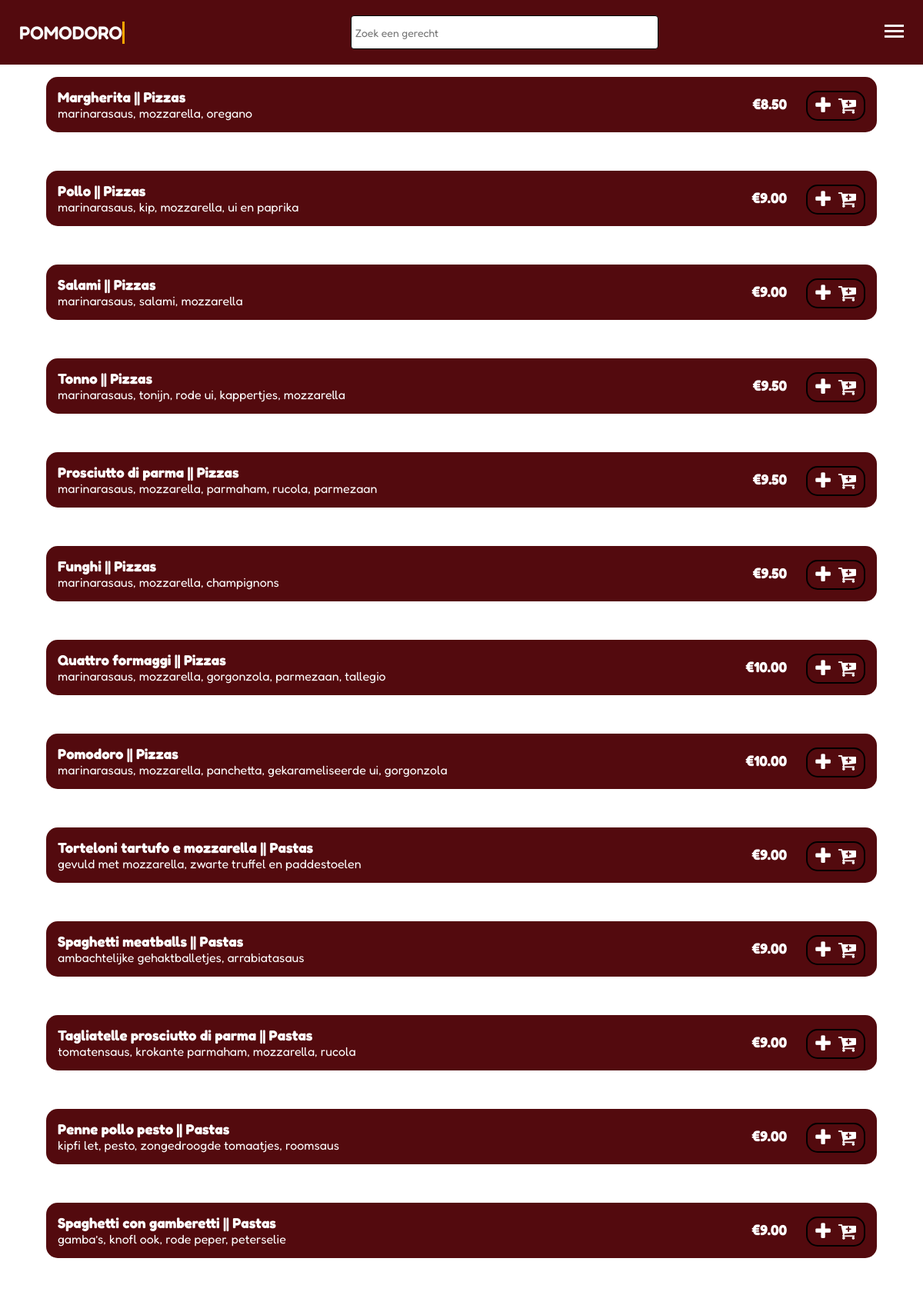
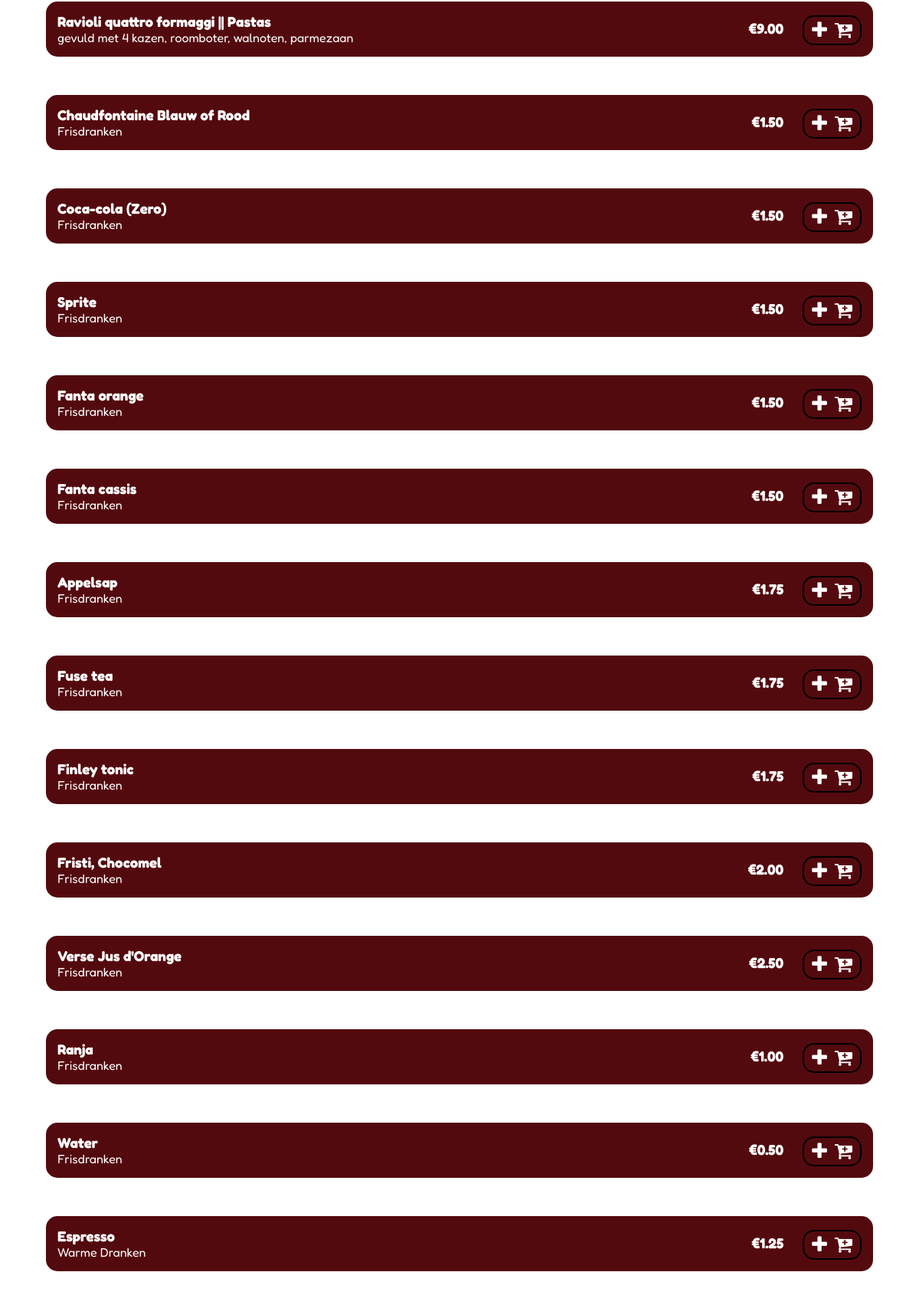
The app's page /Pages/searchPage.php (upper part) with its own data (2 pictures, top to bottom).
### tables this page shows
CREATE TABLE `gerechten` (
  `id` int(11) NOT NULL,
  `gerechtNaam` varchar(255) NOT NULL,
  `gerechtBeschrijving` text NOT NULL,
  `gerechtPrijs` double NOT NULL,
  `category` text NOT NULL
);

CREATE TABLE `drankjes` (
  `id` int(11) NOT NULL,
  `drankNaam` text NOT NULL,
  `drankPrijs` double NOT NULL,
  `category` text NOT NULL
);

### Pages/searchPage.php (the view, shortened to what this page needs)
<!DOCTYPE html>
<html lang="en">
    <head>
        <link rel="stylesheet" href="https://cdnjs.cloudflare.com/ajax/libs/font-awesome/4.7.0/css/font-awesome.min.css">
        <link rel="stylesheet" href="../CSS/style.css" />
    </head>
    <body>
    <?php
      include('../Includes/header.php');
    ?>
    <main class="searchMain">
        <div class="containerMenu searchMenu">
            <?php
                require_once("../Includes/connector.php");
                $likeInput = '%'.$_GET['searchInput'].'%';
                $sql = "SELECT * FROM gerechten WHERE gerechtNaam LIKE :input OR gerechtBeschrijving LIKE :input2 OR category LIKE :input3";
                $stmt = $connect->prepare($sql);
                $stmt->bindParam(":input", $likeInput);
                $stmt->bindParam(":input2", $likeInput);
                $stmt->bindParam(":input3", $likeInput);
                $stmt->execute();
                $results = $stmt->fetchAll();
                foreach ($results as $result){
                    $roundendPrice = sprintf('%0.2f', $result['gerechtPrijs']);
                    echo"<div class='gerecht'>";
                    echo    "<div>";
                    echo        "<h3>" . $result['gerechtNaam'] . " || " . $result['category'] . "</h3>";
                    echo        "<p>" . $result['gerechtBeschrijving'] . "</p>";
                    echo    "</div>";
                    echo    "<div class='priceCart'>";
                    echo        "<h3 class='priceTag'>€" . $roundendPrice . "</h3>";
                    echo        "<button class='addToCart'>";
                    echo            "<i class='fa fa-plus'></i><i class='fa fa-cart-plus'></i>";
                    echo        "</button>";
                    echo    "</div>";
                    echo"</div>";
                }
                $sql = "SELECT * FROM drankjes WHERE drankNaam LIKE :input OR category LIKE :input2";
                $stmt = $connect->prepare($sql);
                $stmt->bindParam(":input", $likeInput);
                $stmt->bindParam(":input2", $likeInput);
                $stmt->execute();
                $results = $stmt->fetchAll();
                foreach ($results as $result){
                    $roundendPrice = sprintf('%0.2f', $result['drankPrijs']);
                    echo"<div class='gerecht'>";
                    echo    "<div>";
                    echo        "<h3>" . $result['drankNaam'] . "</h3>";
                    echo        "<p>" . $result['category'] . "</p>";
                    echo    "</div>";
                    echo    "<div class='priceCart'>";
                    echo        "<h3 class='priceTag'>€" . $roundendPrice . "</h3>";
                    echo        "<button class='addToCart'>";
                    echo            "<i class='fa fa-plus'></i><i class='fa fa-cart-plus'></i>";
                    echo        "</button>";
                    echo    "</div>";
                    echo"</div>";
                }
            ?>
        </div>
    </main>
    </body>
</html>

### CSS/style.css (style rules this page uses)
* { margin: 0; padding: 0; box-sizing: border-box; scroll-behavior: smooth; font-style: Classic, Slab + Serif; text-decoration: none; list-style: none; outline: none; font-family: "Fredoka", sans-serif; }
.fa { font-size: 30px; text-align: center; text-decoration: none; border-radius: 50%; margin-right: 15px; }
.containerMenu { text-align: center; height: 100%; padding-top: 50px; }
.containerMenu .priceCart { display: flex; align-items: center; }
.containerMenu .priceCart .priceTag { margin: 0 20px 2.5px 15px; }
.containerMenu .priceCart .addToCart { background-color: #530a0e; cursor: pointer; color: white; border: 2px solid black; padding: 5px 10px 5px 10px; transition: all 1.2s ease 0s; display: flex; margin-left: 5px; border-radius: 15px; margin-top: 2.5px; }
.containerMenu .priceCart .addToCart .fa, .containerMenu .priceCart .shoppingCartButton .fa { margin-right: 0; }
.containerMenu .priceCart .addToCart .fa-plus { margin-right: 10px; }
.containerMenu .priceCart .addToCart i { font-size: 25px; }
.containerMenu .gerecht { background-color: #530a0e; width: 70%; height: auto; border-radius: 15px; margin: 25px 0 25px 0; padding: 15px; display: flex; justify-content: space-between; align-items: center; }
.containerMenu .gerecht p, .containerMenu .gerecht h3 { color: white; text-align: start; }
@media only screen and (max-width: 1275px) { .containerMenu .gerecht { width: 90%; } }
.searchMain { min-height: 100vh; padding-top: 25px; }
.searchMain .searchMenu { display: flex; justify-content: center; align-items: center; flex-direction: column; }

### records on screen
gerechten: gerechtNaam "Margherita", category "Pizzas", gerechtBeschrijving "marinarasaus, mozzarella, oregano", gerechtPrijs "8.50"
gerechten: gerechtNaam "Pollo", category "Pizzas", gerechtBeschrijving "marinarasaus, kip, mozzarella, ui en paprika", gerechtPrijs "9.00"
gerechten: gerechtNaam "Salami", category "Pizzas", gerechtBeschrijving "marinarasaus, salami, mozzarella", gerechtPrijs "9.00"
gerechten: gerechtNaam "Tonno", category "Pizzas", gerechtBeschrijving "marinarasaus, tonijn, rode ui, kappertjes, mozzarella", gerechtPrijs "9.50"
gerechten: gerechtNaam "Prosciutto di parma", category "Pizzas", gerechtBeschrijving "marinarasaus, mozzarella, parmaham, rucola, parmezaan", gerechtPrijs "9.50"
gerechten: gerechtNaam "Funghi", category "Pizzas", gerechtBeschrijving "marinarasaus, mozzarella, champignons", gerechtPrijs "9.50"
gerechten: gerechtNaam "Quattro formaggi", category "Pizzas", gerechtBeschrijving "marinarasaus, mozzarella, gorgonzola, parmezaan, tallegio", gerechtPrijs "10.00"
gerechten: gerechtNaam "Pomodoro", category "Pizzas", gerechtBeschrijving "marinarasaus, mozzarella, panchetta, gekarameliseerde ui, gorgonzola", gerechtPrijs "10.00"
gerechten: gerechtNaam "Torteloni tartufo e mozzarella", category "Pastas", gerechtBeschrijving "gevuld met mozzarella, zwarte truffel en paddestoelen", gerechtPrijs "9.00"
gerechten: gerechtNaam "Spaghetti meatballs", category "Pastas", gerechtBeschrijving "ambachtelijke gehaktballetjes, arrabiatasaus", gerechtPrijs "9.00"
gerechten: gerechtNaam "Tagliatelle prosciutto di parma", category "Pastas", gerechtBeschrijving "tomatensaus, krokante parmaham, mozzarella, rucola", gerechtPrijs "9.00"
gerechten: gerechtNaam "Penne pollo pesto", category "Pastas", gerechtBeschrijving "kipfi let, pesto, zongedroogde tomaatjes, roomsaus", gerechtPrijs "9.00"
gerechten: gerechtNaam "Spaghetti con gamberetti", category "Pastas", gerechtBeschrijving "gamba’s, knofl ook, rode peper, peterselie", gerechtPrijs "9.00"
gerechten: gerechtNaam "Ravioli quattro formaggi", category "Pastas", gerechtBeschrijving "gevuld met 4 kazen, roomboter, walnoten, parmezaan", gerechtPrijs "9.00"
drankjes: drankNaam "Chaudfontaine Blauw of Rood", category "Frisdranken", drankPrijs "1.50"
drankjes: drankNaam "Coca-cola (Zero)", category "Frisdranken", drankPrijs "1.50"
drankjes: drankNaam "Sprite", category "Frisdranken", drankPrijs "1.50"
drankjes: drankNaam "Fanta orange", category "Frisdranken", drankPrijs "1.50"
drankjes: drankNaam "Fanta cassis", category "Frisdranken", drankPrijs "1.50"
drankjes: drankNaam "Appelsap", category "Frisdranken", drankPrijs "1.75"
drankjes: drankNaam "Fuse tea", category "Frisdranken", drankPrijs "1.75"
drankjes: drankNaam "Finley tonic", category "Frisdranken", drankPrijs "1.75"
drankjes: drankNaam "Fristi, Chocomel", category "Frisdranken", drankPrijs "2.00"
drankjes: drankNaam "Verse Jus d'Orange", category "Frisdranken", drankPrijs "2.50"
drankjes: drankNaam "Ranja", category "Frisdranken", drankPrijs "1.00"
drankjes: drankNaam "Water", category "Frisdranken", drankPrijs "0.50"
drankjes: drankNaam "Espresso", category "Warme Dranken", drankPrijs "1.25"
